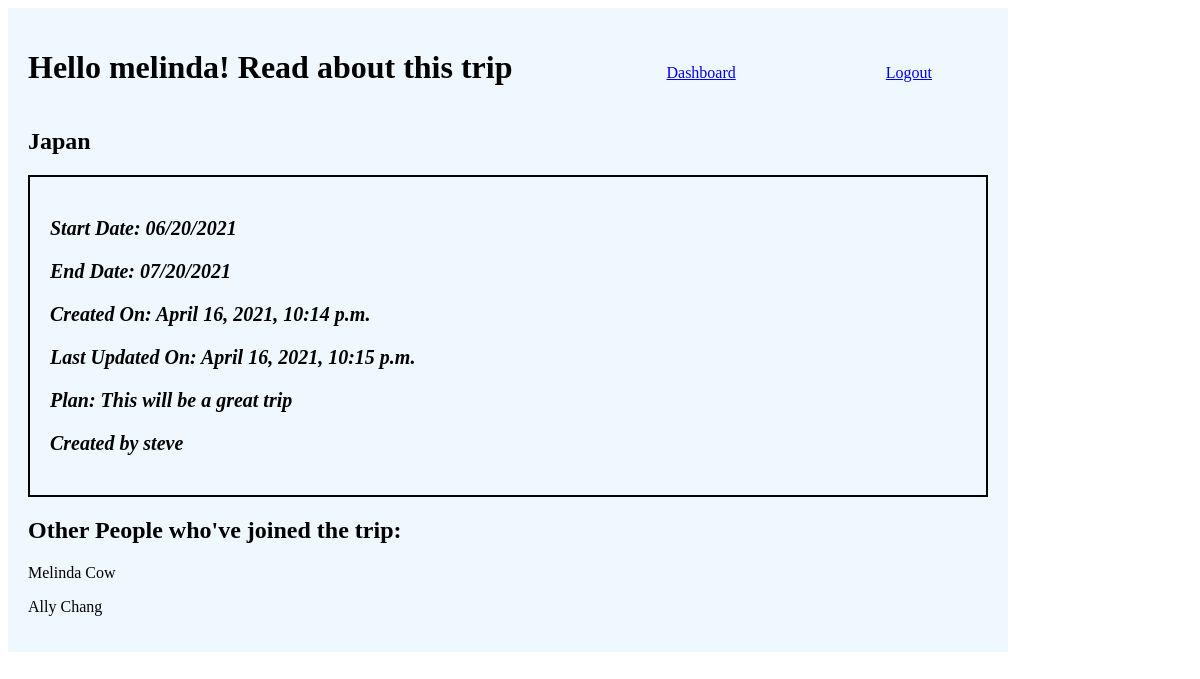
The app's page /trips/6 (signed in) with its own data.
### main/models.py (models this page shows)
class User(models.Model):
    first_name = models.CharField(max_length=50)
    last_name = models.CharField(max_length=50)
    email = models.CharField(max_length=50)
    password = models.CharField(max_length=50)
    created_at = models.DateTimeField(auto_now_add=True)
    updated_at = models.DateTimeField(auto_now=True)
    objects = UserManager()

class Trip (models.Model):
    dest = models.CharField(max_length=50)
    start_date = models.DateTimeField()
    end_date = models.DateTimeField()
    plan = models.CharField(max_length=255)
    user = models.ForeignKey(User, related_name="trips", on_delete = models.CASCADE)
    users_who_join = models.ManyToManyField(User, related_name="join_trip")
    created_at = models.DateTimeField(auto_now_add=True)
    updated_at = models.DateTimeField(auto_now=True)
    objects = TripManager()

### main/views.py (the view)
# urls.py: path('trips/<int:trip_id>', views.tripinfo),
def tripinfo(request, trip_id):
    context = {
        'logged_user': User.objects.get(id=request.session['logged_user']),
        'trips': Trip.objects.get(id=trip_id),
    }
    return render(request, 'tripinfo.html', context)

### main/templates/tripinfo.html (shortened to what this page needs)
<!DOCTYPE html>
<html lang="en">
<head>
	{% load static %}
	<link rel="stylesheet" href="{% static 'css/style5.css' %}" />
</head>
<body>
	<div id="wrapper">
		<h1>Hello {{logged_user.first_name}}! Read about this trip</h1>
		<a href="/user/dashboard">Dashboard</a><a href="/user/logout">Logout</a>
		<h2>{{trips.dest}}</h2>
		<div class="info">
			<p>Start Date: {{trips.start_date|date:"SHORT_DATE_FORMAT"}}</p>
			<p>End Date: {{trips.end_date|date:"SHORT_DATE_FORMAT"}}</p>
			<p>Created On: {{trips.created_at}}</p>
			<p>Last Updated On: {{trips.updated_at}}</p>
			<p>Plan: {{trips.plan}}</p>
			<p>Created by {{trips.user.first_name}}</p>
		</div>
		<div class="other">
			<h2>Other People who've joined the trip:</h2>
			{%for user in trips.users_who_join.all %}
			<p style="text-transform:capitalize;">{{user.first_name}} {{user.last_name}}</p>
			{% endfor %}
		</div>
	</div>
</body>
</html>

### main/static/css/style5.css (style rules this page uses)
#wrapper { width: 960px; height: auto; background-color: aliceblue; padding: 20px; }
h1 { display: inline-block; }
a { margin-left: 150px; }
.info { border: 2px solid black; padding: 20px; font-weight: bold; font-size: 20px; font-style: italic; }

### records on screen
User: first_name "melinda", first_name "Melinda", last_name "Cow"
Trip: dest "Japan", start_date "06/20/2021", end_date "07/20/2021", created_at "April 16, 2021, 10:14 p.m.", updated_at "April 16, 2021, 10:15 p.m.", plan "This will be a great trip", user.first_name "steve"
User: first_name "Ally", last_name "Chang"
